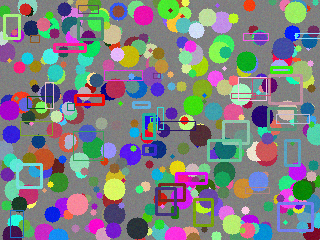
#> input picture swift/Tests/AilbumCoreTests/Fixtures/sift_a.png, 320 x 240 px; its folder holds only this picture in this run
$ python -i similarity.py   (imports and definitions only)
#> lines starting #> are read from the running program, lines starting #| are printed output that depends on the picture
from __future__ import annotations

from dataclasses import dataclass
from datetime import datetime
from math import exp, sqrt

import cv2
import numpy as np

from ailbum.cv.clustering import UnionFind

GEOMETRIC_PREFILTER_HASH_DISTANCE = 24
GEOMETRIC_PREFILTER_HISTOGRAM_SIMILARITY = 0.65


@dataclass(slots=True)
class GeometricFeatures:
    keypoints: np.ndarray
    descriptors: np.ndarray | None
    width: int
    height: int


@dataclass(slots=True)
class PhotoFeatures:
    phash: np.ndarray
    color_histogram: np.ndarray
    geometric: GeometricFeatures | None = None


@dataclass(frozen=True, slots=True)
class GeometricSimilarity:
    score: float
    mutual_matches: int
    inliers: int
    inlier_ratio: float
    coverage_left: float
    coverage_right: float

    # [9 lines left out: function to_dict, not called in this run]


@dataclass(frozen=True, slots=True)
class PhotoSimilarity:
    hash_distance: int
    color_similarity: float
    geometric: GeometricSimilarity
    hash_color_match: bool
    geometric_match: bool

    @property
    def similar(self) -> bool:
        return self.hash_color_match or self.geometric_match


def extract_hash_color_features(image: np.ndarray) -> tuple[np.ndarray, np.ndarray]:
    gray = cv2.cvtColor(
        cv2.resize(image, (32, 32), interpolation=cv2.INTER_AREA), cv2.COLOR_BGR2GRAY
    )
    dct = cv2.dct(gray.astype(np.float32))[:8, :8]
    values = dct.flatten()
    phash = values > np.median(values[1:])

    hsv = cv2.cvtColor(
        cv2.resize(image, (256, 256), interpolation=cv2.INTER_AREA), cv2.COLOR_BGR2HSV
    )
    histogram = cv2.calcHist([hsv], [0, 1], None, [24, 16], [0, 180, 0, 256]).flatten()
    histogram = histogram.astype(np.float32)
    histogram /= max(float(np.linalg.norm(histogram)), 1e-8)
    return phash, histogram


def extract_geometric_features(
    image: np.ndarray,
    max_features: int = 4000,
    max_image_side: int = 1600,
) -> GeometricFeatures:
    height, width = image.shape[:2]
    scale = min(1.0, max_image_side / max(height, width))
    if scale < 1.0:
        image = cv2.resize(
            image,
            (max(1, round(width * scale)), max(1, round(height * scale))),
            interpolation=cv2.INTER_AREA,
        )
    gray = cv2.cvtColor(image, cv2.COLOR_BGR2GRAY)
    detector = cv2.SIFT_create(nfeatures=max_features, contrastThreshold=0.02)
    keypoints, descriptors = detector.detectAndCompute(gray, None)
    points = np.asarray([item.pt for item in keypoints], dtype=np.float32).reshape(-1, 2)
    return GeometricFeatures(
        keypoints=points,
        descriptors=descriptors,
        width=gray.shape[1],
        height=gray.shape[0],
    )


def extract_photo_features(
    image: np.ndarray,
    geometric_max_features: int = 4000,
    geometric_max_image_side: int = 1600,
    include_geometric: bool = True,
    hash_color_image: np.ndarray | None = None,
    geometric_image: np.ndarray | None = None,
) -> PhotoFeatures:
    phash, histogram = extract_hash_color_features(
        hash_color_image if hash_color_image is not None else image
    )
    geometric = None
    if include_geometric:
        geometric = extract_geometric_features(
            geometric_image if geometric_image is not None else image,
            max_features=geometric_max_features,
            max_image_side=geometric_max_image_side,
        )
    return PhotoFeatures(phash=phash, color_histogram=histogram, geometric=geometric)


def hamming_distance(left: np.ndarray, right: np.ndarray) -> int:
    return int(np.count_nonzero(left != right))


def histogram_similarity(left: np.ndarray, right: np.ndarray) -> float:
    return float(np.dot(left, right))


# [187 lines left out: functions geometric_scene_similarity, compare_photo_features, is_geometric_candidate, cluster_similar_photos, _within_geometric_window, _timestamp and 1 more, not called in this run]

>>> import cv2
>>> picture = cv2.imread('../../../swift/Tests/AilbumCoreTests/Fixtures/sift_a.png')
#> picture is the input picture: shape (240, 320, 3); mean B, G, R 130.9, 128.9, 125.9
>>> result = extract_photo_features(picture)
#> in extract_hash_color_features, `gray = cv2.cvtColor( cv2.resize(image, (32, 32), interpolation=cv2.INT..`:
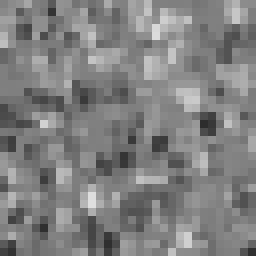
#> gray: shape (32, 32) (shown 8 times larger); min 45, max 223, mean 128.2
#> in extract_hash_color_features, `values = dct.flatten()`: values = 64 values, max 4103.2 at index 0, min -127.6 at index 33, mean 70.22
#> in extract_hash_color_features, `hsv = cv2.cvtColor( cv2.resize(image, (256, 256), interpolation=cv2.IN..`: hsv: shape (256, 256, 3); mean H, S, V 90.4, 103.9, 166.6
#> in extract_hash_color_features, `histogram = cv2.calcHist([hsv], [0, 1], None, [24, 16], [0, 180, 0, 25..`: histogram = 384 values, max 1079 at index 0, min 0 at index 47, mean 170.7
#> in extract_hash_color_features, `histogram /= max(float(np.linalg.norm(histogram)), 1e-8)`: histogram = 384 values, max 0.231 at index 0, min 0 at index 47, mean 0.0366
#> in extract_geometric_features, `gray = cv2.cvtColor(image, cv2.COLOR_BGR2GRAY)`:
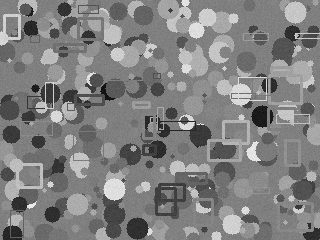
#> gray: shape (240, 320); min 13, max 239, mean 128.2
#> in extract_geometric_features, `keypoints, descriptors = detector.detectAndCompute(gray, None)`: keypoints = 757 keypoints; strongest (x, y, size): (30, 206, 3.5), (296, 35, 2.6), (185, 121, 4.3), (260, 116, 13.8)
#> in extract_geometric_features, `points = np.asarray([item.pt for item in keypoints], dtype=np.float32)..`: points = 757 pairs, first value 3.01 to 315.8, second value 2.75 to 236.1

$ run again, on swift/Tests/AilbumCoreTests/Fixtures/sift_b.png
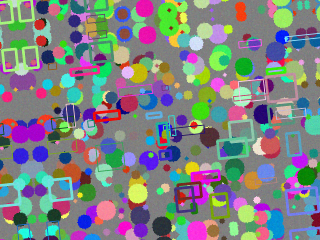
#> input picture swift/Tests/AilbumCoreTests/Fixtures/sift_b.png, 320 x 240 px
#> picture is the input picture: shape (240, 320, 3); mean B, G, R 130.9, 130, 126.1
#> in extract_hash_color_features, `gray = cv2.cvtColor( cv2.resize(image, (32, 32), interpolation=cv2.INT..`:
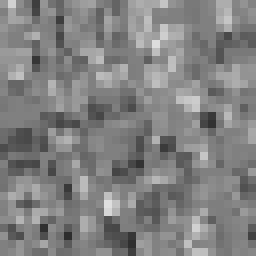
#> gray: shape (32, 32) (shown 8 times larger); min 46, max 222, mean 128.9
#> values = 64 values, max 4125.7 at index 0, min -119.3 at index 59, mean 74.26
#> hsv: shape (256, 256, 3); mean H, S, V 89.7, 101.1, 166.1
#> in extract_hash_color_features, `histogram = cv2.calcHist([hsv], [0, 1], None, [24, 16], [0, 180, 0, 25..`: histogram = 384 values, max 1275 at index 0, min 0 at index 47, mean 170.7
#> in extract_hash_color_features, `histogram /= max(float(np.linalg.norm(histogram)), 1e-8)`: histogram = 384 values, max 0.259 at index 0, min 0 at index 47, mean 0.0346
#> in extract_geometric_features, `gray = cv2.cvtColor(image, cv2.COLOR_BGR2GRAY)`:
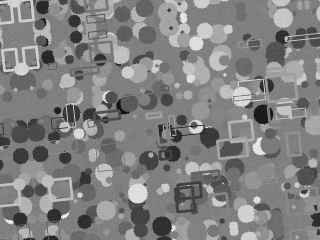
#> gray: shape (240, 320); min 15, max 236, mean 128.9
#> keypoints = 1015 keypoints; strongest (x, y, size): (11, 222, 3.3), (63, 216, 3.3), (261, 114, 12.5), (194, 125, 3.9)
#> points = 1015 pairs, first value 2.46 to 317.1, second value 3.35 to 237.1

$ run again, on swift/Tests/AilbumCoreTests/Fixtures/sift_c.png
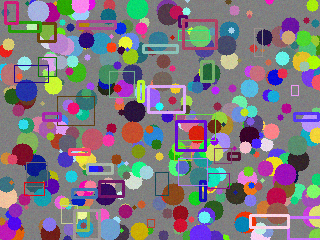
#> input picture swift/Tests/AilbumCoreTests/Fixtures/sift_c.png, 320 x 240 px
#> picture is the input picture: shape (240, 320, 3); mean B, G, R 128.5, 120.9, 127.1
#> in extract_hash_color_features, `gray = cv2.cvtColor( cv2.resize(image, (32, 32), interpolation=cv2.INT..`:
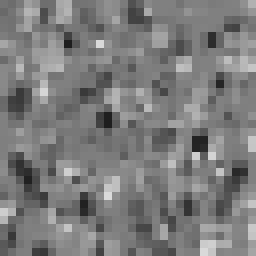
#> gray: shape (32, 32) (shown 8 times larger); min 30, max 218, mean 123.6
#> values = 64 values, max 3956.4 at index 0, min -121.2 at index 50, mean 58.45
#> hsv: shape (256, 256, 3); mean H, S, V 93.4, 100.4, 160.8
#> in extract_hash_color_features, `histogram = cv2.calcHist([hsv], [0, 1], None, [24, 16], [0, 180, 0, 25..`: histogram = 384 values, max 1165 at index 0, min 8 at index 238, mean 170.7
#> in extract_hash_color_features, `histogram /= max(float(np.linalg.norm(histogram)), 1e-8)`: histogram = 384 values, max 0.246 at index 0, min 0.00169 at index 238, mean 0.036
#> in extract_geometric_features, `gray = cv2.cvtColor(image, cv2.COLOR_BGR2GRAY)`:
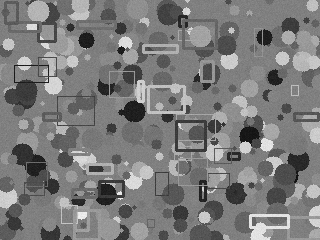
#> gray: shape (240, 320); min 10, max 243, mean 123.6
#> keypoints = 721 keypoints; strongest (x, y, size): (120, 193, 2.8), (121, 50, 4.8), (245, 147, 7.5), (179, 124, 2.2)
#> points = 721 pairs, first value 5.24 to 315.1, second value 2.33 to 236.4
